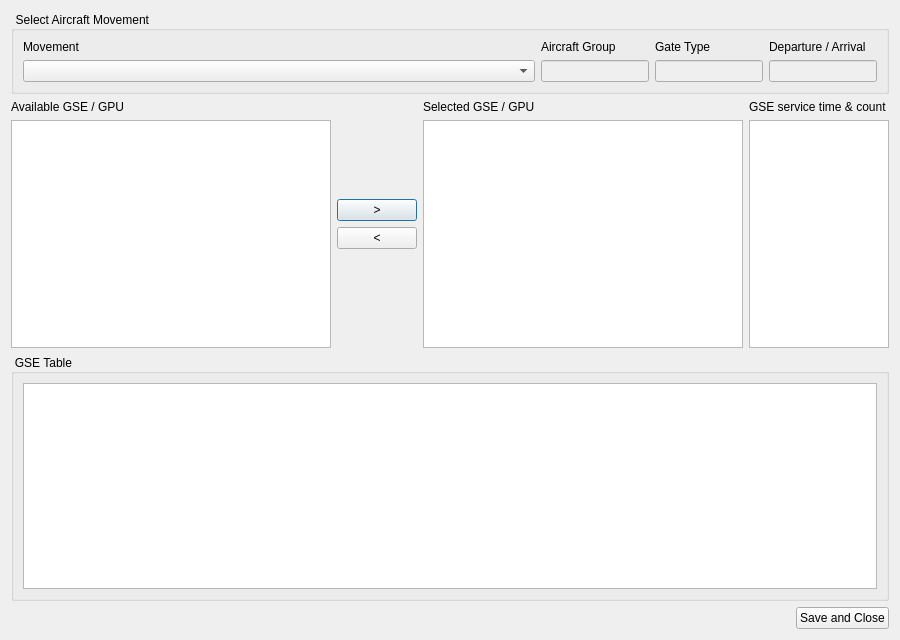
<?xml version="1.0" encoding="UTF-8"?>
<ui version="4.0">
 <class>MovementDialog</class>
 <widget class="QDialog" name="MovementDialog">
  <property name="windowModality">
   <enum>Qt::NonModal</enum>
  </property>
  <property name="geometry">
   <rect>
    <x>0</x>
    <y>0</y>
    <width>900</width>
    <height>640</height>
   </rect>
  </property>
  <property name="windowTitle">
   <string>Movement Editor</string>
  </property>
  <property name="windowIcon">
   <iconset resource="GSE_resource.qrc">
    <normaloff>:/icons/icons/flight-status-icon.png</normaloff>:/icons/icons/flight-status-icon.png</iconset>
  </property>
  <property name="layoutDirection">
   <enum>Qt::RightToLeft</enum>
  </property>
  <property name="modal">
   <bool>true</bool>
  </property>
  <layout class="QVBoxLayout" name="verticalLayout_6">
   <item>
    <layout class="QHBoxLayout" name="horizontalLayout_2">
     <item>
      <widget class="QGroupBox" name="groupBox">
       <property name="title">
        <string>Select Aircraft Movement</string>
       </property>
       <property name="alignment">
        <set>Qt::AlignRight|Qt::AlignTrailing|Qt::AlignVCenter</set>
       </property>
       <property name="flat">
        <bool>false</bool>
       </property>
       <layout class="QGridLayout" name="gridLayout">
        <item row="1" column="1">
         <widget class="QLineEdit" name="lineEditGate_Type">
          <property name="enabled">
           <bool>false</bool>
          </property>
          <property name="sizePolicy">
           <sizepolicy hsizetype="Fixed" vsizetype="Fixed">
            <horstretch>0</horstretch>
            <verstretch>0</verstretch>
           </sizepolicy>
          </property>
          <property name="layoutDirection">
           <enum>Qt::LeftToRight</enum>
          </property>
         </widget>
        </item>
        <item row="1" column="4">
         <widget class="QComboBox" name="comboBoxAircraft_Movement">
          <property name="sizePolicy">
           <sizepolicy hsizetype="Expanding" vsizetype="Fixed">
            <horstretch>0</horstretch>
            <verstretch>0</verstretch>
           </sizepolicy>
          </property>
          <property name="layoutDirection">
           <enum>Qt::LeftToRight</enum>
          </property>
         </widget>
        </item>
        <item row="0" column="3">
         <widget class="QLabel" name="labelAircraft_Group">
          <property name="sizePolicy">
           <sizepolicy hsizetype="Minimum" vsizetype="Preferred">
            <horstretch>0</horstretch>
            <verstretch>0</verstretch>
           </sizepolicy>
          </property>
          <property name="layoutDirection">
           <enum>Qt::LeftToRight</enum>
          </property>
          <property name="text">
           <string>Aircraft Group</string>
          </property>
         </widget>
        </item>
        <item row="0" column="4">
         <widget class="QLabel" name="labelMovement">
          <property name="layoutDirection">
           <enum>Qt::LeftToRight</enum>
          </property>
          <property name="text">
           <string>Movement</string>
          </property>
         </widget>
        </item>
        <item row="1" column="3">
         <widget class="QLineEdit" name="lineEditAircraft_Group">
          <property name="enabled">
           <bool>false</bool>
          </property>
          <property name="sizePolicy">
           <sizepolicy hsizetype="Minimum" vsizetype="Fixed">
            <horstretch>0</horstretch>
            <verstretch>0</verstretch>
           </sizepolicy>
          </property>
          <property name="layoutDirection">
           <enum>Qt::LeftToRight</enum>
          </property>
         </widget>
        </item>
        <item row="0" column="1">
         <widget class="QLabel" name="label">
          <property name="sizePolicy">
           <sizepolicy hsizetype="Minimum" vsizetype="Preferred">
            <horstretch>0</horstretch>
            <verstretch>0</verstretch>
           </sizepolicy>
          </property>
          <property name="layoutDirection">
           <enum>Qt::LeftToRight</enum>
          </property>
          <property name="text">
           <string>Gate Type</string>
          </property>
         </widget>
        </item>
        <item row="1" column="0">
         <widget class="QLineEdit" name="lineEditDeparture_Arrival">
          <property name="enabled">
           <bool>false</bool>
          </property>
          <property name="sizePolicy">
           <sizepolicy hsizetype="Fixed" vsizetype="Fixed">
            <horstretch>0</horstretch>
            <verstretch>0</verstretch>
           </sizepolicy>
          </property>
          <property name="layoutDirection">
           <enum>Qt::LeftToRight</enum>
          </property>
         </widget>
        </item>
        <item row="0" column="0">
         <widget class="QLabel" name="labelDeparture_Arrival">
          <property name="sizePolicy">
           <sizepolicy hsizetype="Minimum" vsizetype="Preferred">
            <horstretch>0</horstretch>
            <verstretch>0</verstretch>
           </sizepolicy>
          </property>
          <property name="layoutDirection">
           <enum>Qt::LeftToRight</enum>
          </property>
          <property name="text">
           <string>Departure / Arrival</string>
          </property>
         </widget>
        </item>
       </layout>
      </widget>
     </item>
    </layout>
   </item>
   <item>
    <layout class="QHBoxLayout" name="horizontalLayout">
     <item>
      <layout class="QVBoxLayout" name="verticalLayout_5">
       <property name="spacing">
        <number>6</number>
       </property>
       <property name="leftMargin">
        <number>0</number>
       </property>
       <item>
        <widget class="QLabel" name="labelEditable">
         <property name="sizePolicy">
          <sizepolicy hsizetype="Minimum" vsizetype="Preferred">
           <horstretch>0</horstretch>
           <verstretch>0</verstretch>
          </sizepolicy>
         </property>
         <property name="layoutDirection">
          <enum>Qt::LeftToRight</enum>
         </property>
         <property name="text">
          <string>GSE service time &amp; count</string>
         </property>
        </widget>
       </item>
       <item>
        <widget class="QTableWidget" name="tableWidgetEditable">
         <property name="sizePolicy">
          <sizepolicy hsizetype="Minimum" vsizetype="Expanding">
           <horstretch>0</horstretch>
           <verstretch>0</verstretch>
          </sizepolicy>
         </property>
         <property name="maximumSize">
          <size>
           <width>140</width>
           <height>16777215</height>
          </size>
         </property>
         <property name="layoutDirection">
          <enum>Qt::LeftToRight</enum>
         </property>
         <property name="editTriggers">
          <set>QAbstractItemView::AllEditTriggers</set>
         </property>
         <attribute name="verticalHeaderVisible">
          <bool>false</bool>
         </attribute>
         <attribute name="verticalHeaderDefaultSectionSize">
          <number>19</number>
         </attribute>
        </widget>
       </item>
      </layout>
     </item>
     <item>
      <layout class="QVBoxLayout" name="verticalLayout_4">
       <item>
        <widget class="QLabel" name="labelSelected_GSE">
         <property name="layoutDirection">
          <enum>Qt::LeftToRight</enum>
         </property>
         <property name="text">
          <string>Selected GSE / GPU</string>
         </property>
        </widget>
       </item>
       <item>
        <widget class="QTableWidget" name="tableWidgetSelected">
         <property name="layoutDirection">
          <enum>Qt::LeftToRight</enum>
         </property>
         <property name="editTriggers">
          <set>QAbstractItemView::NoEditTriggers</set>
         </property>
         <property name="selectionBehavior">
          <enum>QAbstractItemView::SelectRows</enum>
         </property>
         <attribute name="verticalHeaderVisible">
          <bool>false</bool>
         </attribute>
         <attribute name="verticalHeaderDefaultSectionSize">
          <number>19</number>
         </attribute>
        </widget>
       </item>
      </layout>
     </item>
     <item>
      <layout class="QVBoxLayout" name="verticalLayout_2">
       <item>
        <spacer name="verticalSpacer">
         <property name="orientation">
          <enum>Qt::Vertical</enum>
         </property>
         <property name="sizeHint" stdset="0">
          <size>
           <width>20</width>
           <height>40</height>
          </size>
         </property>
        </spacer>
       </item>
       <item>
        <widget class="QPushButton" name="pushButtonAdd">
         <property name="sizePolicy">
          <sizepolicy hsizetype="Preferred" vsizetype="Preferred">
           <horstretch>0</horstretch>
           <verstretch>0</verstretch>
          </sizepolicy>
         </property>
         <property name="layoutDirection">
          <enum>Qt::LeftToRight</enum>
         </property>
         <property name="text">
          <string>&gt;</string>
         </property>
        </widget>
       </item>
       <item>
        <widget class="QPushButton" name="pushButtonRemove">
         <property name="sizePolicy">
          <sizepolicy hsizetype="Preferred" vsizetype="Preferred">
           <horstretch>0</horstretch>
           <verstretch>0</verstretch>
          </sizepolicy>
         </property>
         <property name="layoutDirection">
          <enum>Qt::LeftToRight</enum>
         </property>
         <property name="text">
          <string>&lt;</string>
         </property>
        </widget>
       </item>
       <item>
        <spacer name="verticalSpacer_2">
         <property name="orientation">
          <enum>Qt::Vertical</enum>
         </property>
         <property name="sizeHint" stdset="0">
          <size>
           <width>20</width>
           <height>40</height>
          </size>
         </property>
        </spacer>
       </item>
      </layout>
     </item>
     <item>
      <layout class="QVBoxLayout" name="verticalLayout_3">
       <item>
        <widget class="QLabel" name="labelAvailable_GSE">
         <property name="layoutDirection">
          <enum>Qt::LeftToRight</enum>
         </property>
         <property name="text">
          <string>Available GSE / GPU</string>
         </property>
        </widget>
       </item>
       <item>
        <widget class="QTableWidget" name="tableWidgetAvailable">
         <property name="layoutDirection">
          <enum>Qt::LeftToRight</enum>
         </property>
         <property name="editTriggers">
          <set>QAbstractItemView::NoEditTriggers</set>
         </property>
         <property name="selectionBehavior">
          <enum>QAbstractItemView::SelectRows</enum>
         </property>
         <attribute name="verticalHeaderVisible">
          <bool>false</bool>
         </attribute>
         <attribute name="verticalHeaderDefaultSectionSize">
          <number>19</number>
         </attribute>
        </widget>
       </item>
      </layout>
     </item>
    </layout>
   </item>
   <item>
    <widget class="QGroupBox" name="groupBox_2">
     <property name="sizePolicy">
      <sizepolicy hsizetype="Preferred" vsizetype="Expanding">
       <horstretch>0</horstretch>
       <verstretch>0</verstretch>
      </sizepolicy>
     </property>
     <property name="title">
      <string>GSE Table</string>
     </property>
     <property name="alignment">
      <set>Qt::AlignRight|Qt::AlignTrailing|Qt::AlignVCenter</set>
     </property>
     <layout class="QVBoxLayout" name="verticalLayout">
      <item>
       <widget class="QTableWidget" name="tableWidgetGSE">
        <property name="sizePolicy">
         <sizepolicy hsizetype="Preferred" vsizetype="Preferred">
          <horstretch>0</horstretch>
          <verstretch>0</verstretch>
         </sizepolicy>
        </property>
        <property name="layoutDirection">
         <enum>Qt::LeftToRight</enum>
        </property>
        <property name="editTriggers">
         <set>QAbstractItemView::NoEditTriggers</set>
        </property>
        <property name="selectionBehavior">
         <enum>QAbstractItemView::SelectRows</enum>
        </property>
        <attribute name="verticalHeaderDefaultSectionSize">
         <number>19</number>
        </attribute>
       </widget>
      </item>
     </layout>
    </widget>
   </item>
   <item>
    <layout class="QHBoxLayout" name="horizontalLayout_3">
     <item>
      <widget class="QPushButton" name="pushButtonClose">
       <property name="text">
        <string>Save and Close</string>
       </property>
      </widget>
     </item>
     <item>
      <spacer name="horizontalSpacer">
       <property name="orientation">
        <enum>Qt::Horizontal</enum>
       </property>
       <property name="sizeHint" stdset="0">
        <size>
         <width>40</width>
         <height>20</height>
        </size>
       </property>
      </spacer>
     </item>
    </layout>
   </item>
  </layout>
 </widget>
 <resources>
  <include location="GSE_resource.qrc"/>
 </resources>
 <connections>
  <connection>
   <sender>pushButtonClose</sender>
   <signal>clicked()</signal>
   <receiver>MovementDialog</receiver>
   <slot>close()</slot>
   <hints>
    <hint type="sourcelabel">
     <x>538</x>
     <y>605</y>
    </hint>
    <hint type="destinationlabel">
     <x>419</x>
     <y>319</y>
    </hint>
   </hints>
  </connection>
 </connections>
</ui>
